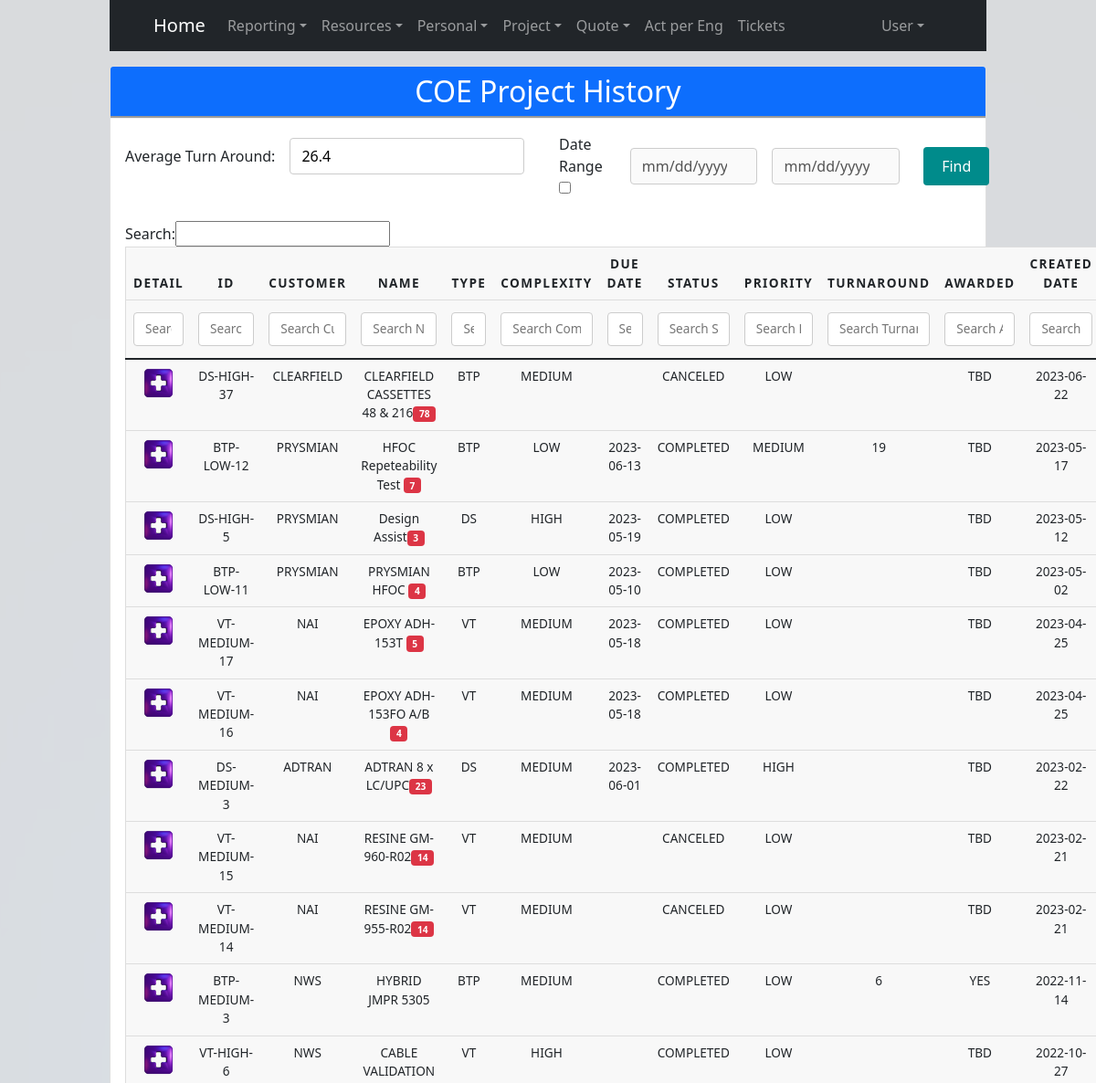
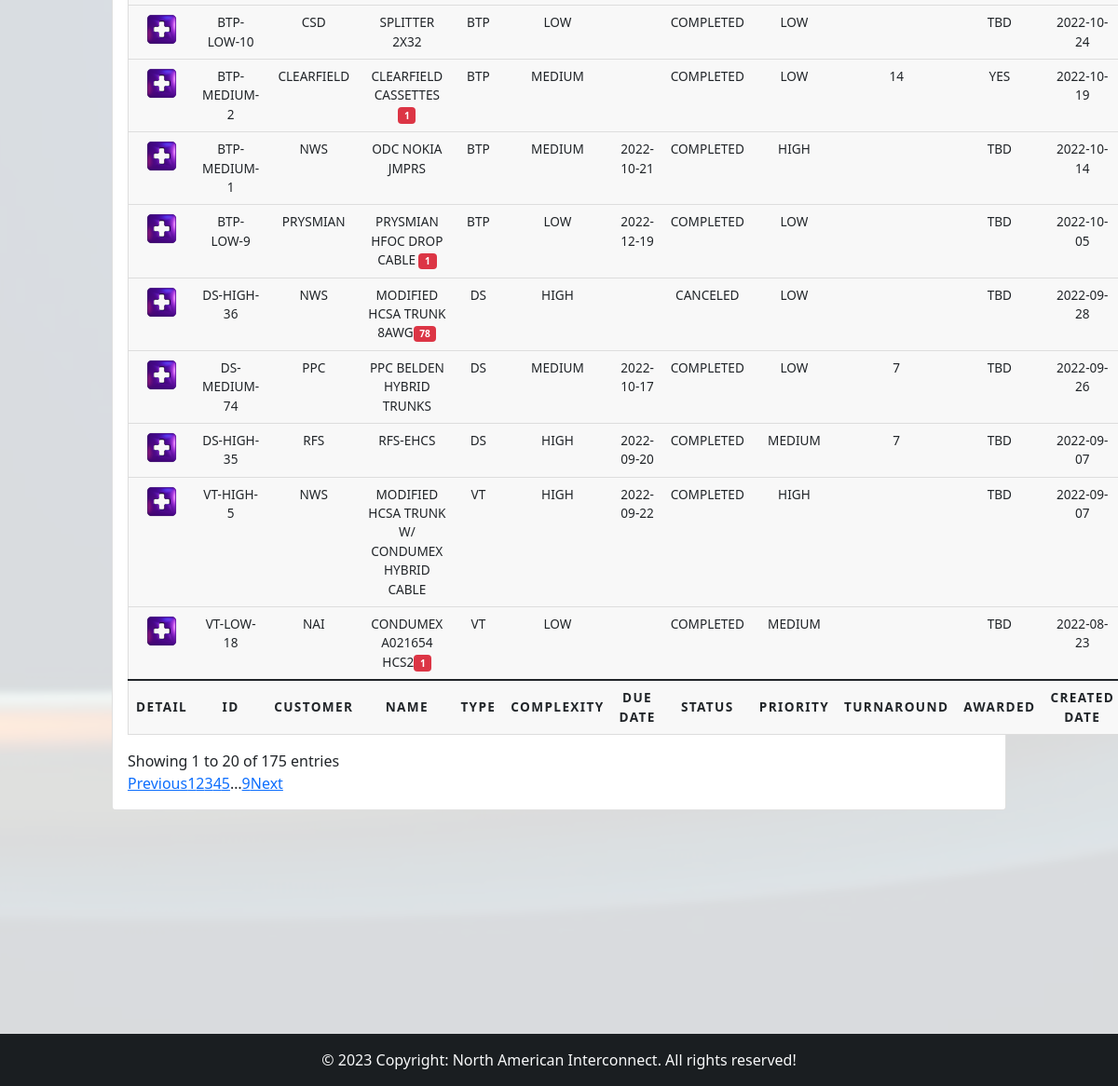
The app's page /pages/proyecto_history/proyecto_history_coe.php (signed in) with its own data (2 pictures, top to bottom).
### tables this page shows
CREATE TABLE `proyecto` (
  `idProyecto` int(11) NOT NULL,
  `projectID` varchar(30) NOT NULL,
  `idCliente` int(11) NOT NULL,
  `nombre` varchar(50) DEFAULT NULL,
  `descripcion` text DEFAULT NULL,
  `cobrarA` varchar(30) NOT NULL,
  `ventasPotenciales` decimal(10,2) DEFAULT NULL,
  `PO` varchar(30) DEFAULT NULL,
  `qtoNumber` varchar(30) DEFAULT NULL,
  `idCuenta` int(11) DEFAULT NULL,
  `tracking` varchar(30) DEFAULT NULL,
  `idRespDiseno` int(11) DEFAULT NULL,
  `idRespManu` int(11) DEFAULT NULL,
  `sobreCarga` decimal(10,3) DEFAULT NULL,
  `fechaReqCliente` datetime DEFAULT NULL,
  `fechaPromesa` datetime DEFAULT NULL,
  `fechaTentativa` datetime DEFAULT NULL,
  `fechaEmbarque` datetime DEFAULT NULL,
  `fechaInicio` datetime DEFAULT NULL,
  `fechaTermino` datetime DEFAULT NULL,
  `tiempoVida` decimal(10,0) DEFAULT NULL,
  `notas` text DEFAULT NULL,
  `currentStage` int(11) NOT NULL,
  `idStatus` int(11) NOT NULL,
  `idUsuario` int(11) NOT NULL,
  `appTrackID` varchar(30) DEFAULT NULL,
  `fechaCrea` datetime NOT NULL DEFAULT current_timestamp(),
  `longestMaterial` varchar(50) DEFAULT NULL,
  `longestETA` datetime DEFAULT NULL,
  `prioridad` tinyint(2) NOT NULL DEFAULT 0,
  `idTipoProyecto` int(11) NOT NULL,
  `overallComplet` decimal(10,3) NOT NULL DEFAULT 0.000,
  `idRepreVentas` int(11) DEFAULT NULL,
  `awarded` tinyint(1) DEFAULT NULL,
  `dateAwarded` datetime DEFAULT NULL,
  `consTA` tinyint(1) DEFAULT NULL,
  `idLiderProyecto` int(11) DEFAULT NULL,
  `idGerenteProyecto` int(11) DEFAULT NULL,
  `idCoordinadorProyecto` int(11) DEFAULT NULL,
  `idIngenieroQA` int(11) DEFAULT NULL,
  `isApplication` tinyint(1) DEFAULT 0,
  `idProyectoRequester` int(11) DEFAULT NULL
);

### pages/proyecto_history/proyecto_history_coe.php (the view, shortened to what this page needs)
<?php
    include "../../inc/conexion.php";
    include "../../inc/headerBoostrap.php";
    $stmt = '';
    if (isset($_SESSION["usuarioNombre"])) {
        if (!in_array(7, $_SESSION["permisos"]) && !in_array(8, $_SESSION["permisos"])) {
            $message = "Unauthorized User.";
            echo "<script>
            alert('$message');
            window.location.href='../../index.php';
            </script>";
            die();
        } else {
            $stmt = $dbh->prepare("SELECT idProyecto, projectID, cliente.nombreCliente, proyecto.nombre AS pnombre, proyecto.descripcion, isApplication,
                                  proyecto_categoria.categoria as tiponombre, complejidad.nombre AS cnombre, cobrarA, ventasPotenciales,
                                  PO, qtoNumber, tracking, sobreCarga, date(fechaReqCliente) AS fechaReqCliente, DATE(proyecto.fechaCrea) AS fechaCrea,
                                  date(fechaEmbarque) AS fechaEmbarque, proyecto.notas AS pnotas, status.nombre AS snombre, date(longestETA) AS longestETA, prioridad,
                                  5 * (DATEDIFF(proyecto.fechaEmbarque, proyecto.fechaInicio) DIV 7) + MID('0123444401233334012222340111123400012345001234550', 7 * WEEKDAY(proyecto.fechaInicio) + WEEKDAY(proyecto.fechaEmbarque) + 1, 1) AS turnAround,
                                  proyecto.awarded, (SELECT empleado.nombre FROM empleado WHERE empleado.idEmpleado = proyecto.idRepreVentas) AS salesRep,
                                  (SELECT IFNULL(COUNT(ap.idActividades_proyecto),0) AS total
                                   FROM proyecto AS p
                                   LEFT JOIN actividades_proyecto AS ap
                                   ON p.idProyecto = ap.idProyecto
                                   WHERE p.idProyecto = proyecto.idProyecto AND (ap.completado = 0 OR ap.completado = 3)
                                  ) AS pendAct
                                  FROM proyecto
                                  INNER JOIN cliente
                                  ON proyecto.idCliente = cliente.idCliente
                                  INNER JOIN tipoproyecto
                                  ON proyecto.idTipoProyecto = tipoproyecto.idTipoProyecto
                                  INNER JOIN proyecto_categoria
                                  ON tipoproyecto.idProyectoCategoria = proyecto_categoria.idProyectoCategoria
                                  INNER JOIN complejidad
                                  ON tipoproyecto.idComplejidad = complejidad.idComplejidad
                                  INNER JOIN status
                                  ON proyecto.idStatus = status.idStatus
                                  WHERE (proyecto.idStatus = 5 OR proyecto.idStatus = 7 OR proyecto.idStatus = 6) AND proyecto.isApplication <> 1
                                  ORDER BY proyecto.fechaCrea DESC");
            $stmtAVG = $dbh->prepare("SELECT AVG(5 * (DATEDIFF(proyecto.fechaEmbarque, proyecto.fechaInicio) DIV 7) + MID('0123444401233334012222340111123400012345001234550', 7 * WEEKDAY(proyecto.fechaInicio) + WEEKDAY(proyecto.fechaEmbarque) + 1, 1)) AS promedio
                                      FROM proyecto
                                      INNER JOIN status
                                      ON proyecto.idStatus = status.idStatus
                                      WHERE (proyecto.idStatus = 5 OR proyecto.idStatus = 7) AND proyecto.isApplication <> 1");
        }
        $stmtAVG->execute();
        $resultadoAVG = $stmtAVG->fetch();
    }
?>
<!DOCTYPE html>
    <div class="card mt-3 mb-3">
        <h2 class="card-header text-center bg-primary text-white">COE Project History</h2>
        <div class="card-body">
            <div class="row">
              <form class="" action="proyecto_history_coe.php" style="width: 100%;" method="post">
                <div class="row mb-4">
                  <div class="col-6">
                      <div class="row g-3 align-items-center">
                          <div class="col-auto">
                              <label class="" for="avg">Average Turn Around:</label>
                          </div>
                          <div class="col-auto">
                              <input class="" type="text" id="avg" name="country" value="<?php echo round($resultadoAVG->promedio, 1); ?>" readonly>
                          </div>
                      </div>
                  </div>
                  <div class="col-6">
                      <div class="row g-3 align-items-center">
                          <div class="col-2">
                              <label for="fechaRango">Date Range</label>
                              <input type="checkbox" name="fechaRango" id="fechaRango" value="0" onclick='handleClick(this);'>
                          </div>
                          <div class="col-4">
                              <input type="date" id="from" name="from" value="" min="2010-01-01" disabled>
                          </div>
                          <div class="col-4">
                              <input type="date" id="to" name="to" value="" min="2010-01-01" disabled>
                          </div>
                          <div class="col-2">
                              <input name="btnBuscarProyecto" class="btn-buscar" style="width: auto; margin-top: 0;" type="submit" value="Find">
                          </div>
                      </div>
                  </div>
                </div>
              </form>
            </div>
            <div class="col-12">
              <table id="projectHistoryTable" class="table">
                  <thead>
                      <tr>
                          <th>Detail</th>
                          <th>ID</th>
                          <th>Customer</th>
                          <th>Name</th>
                          <th>Type</th>
                          <th>Complexity</th>
                          <th>Due Date</th>
                          <th>Status</th>
                          <th>Priority</th>
                          <th>Turnaround</th>
                          <th>Awarded</th>
                          <th>Created Date</th>
                      </tr>
                      <tr>
                          <th>Detail</th>
                          <th>ID</th>
                          <th>Customer</th>
                          <th>Name</th>
                          <th>Type</th>
                          <th>Complexity</th>
                          <th>Due Date</th>
                          <th>Status</th>
                          <th>Priority</th>
                          <th>Turnaround</th>
                          <th>Awarded</th>
                          <th>Created Date</th>
                      </tr>
                  </thead>
                  <tfoot>
                      <tr>
                        <th>Detail</th>
                        <th>ID</th>
                        <th>Customer</th>
                        <th>Name</th>
                        <th>Type</th>
                        <th>Complexity</th>
                        <th>Due Date</th>
                        <th>Status</th>
                        <th>Priority</th>
                        <th>Turnaround</th>
                        <th>Awarded</th>
                        <th>Created Date</th>
                      </tr>
                  </tfoot>
                  <tbody>
                      <?php
                      $stmt->execute();
                      while ($resultado = $stmt->fetch()) {
                          echo "<tr>";
                          if ($resultado->isApplication == 0) {
                              echo "<td>
                                      <a href='../proyecto_detalle/proyecto_detalle_coe.php?id=" . $resultado->idProyecto . "&back=pages/proyecto_history/proyecto_history_coe'>
                                      <div class='icon-container'>
                                          <div class='plus-icon'></div>
                                      </div>
                                      </a>
                                    </td>";
                          }
                          echo "<td>". $resultado->projectID . "</td>";
                          echo "<td>". $resultado->nombreCliente . "</td>";
                          echo "<td>". $resultado->pnombre;
                              if ($resultado->pendAct > 0) {
                                  echo '<span class="badge bg-danger">'.$resultado->pendAct.'</span>';
                              }
                          echo "</td>";
                          echo "<td>". $resultado->tiponombre . "</td>";
                          echo "<td>". $resultado->cnombre . "</td>";
                          echo "<td>". $resultado->fechaReqCliente . "</td>";
                          switch ($resultado->snombre) {
                            default:
                                echo "<td>". $resultado->snombre . "</td>";
                                break;
                          }
                          switch ($resultado->prioridad) {
                              case 3:
                                  echo "<td>LOW</td>";
                                  break;
                              case 2:
                                  echo "<td>MEDIUM</td>";
                                  break;
                              case 1:
                                  echo "<td>HIGH</td>";
                                  break;
                          }
                          echo "<td>". $resultado->turnAround . "</td>";
                          switch ($resultado->awarded) {
                            case -1:
                              echo "<td>NO</td>";
                              break;
                            case 1:
                              echo "<td>YES</td>";
                              break;
                            default:
                              echo "<td>TBD</td>";
                              break;
                          }
                          echo "<td>". $resultado->fechaCrea . "</td>";
                          echo "</tr>";
                      }
                      ?>
                  </tbody>
              </table>
            </div>
        </div>
    </div>

### css/styleBoostrap.css (style rules this page uses)
* { margin: 0; padding: 0; }
html { height: 100%; }
body { background-image: url("/images/fiberBG.jpg"); background-color: rgba(255,255,255,0.85); background-blend-mode: lighten; background-position: center; background-size: cover; display: flex; flex-direction: column; height: 100%; margin: 0; margin-left: 10%; margin-right: 10%; height: auto; padding-bottom: 200px; }
.icon-container { width: auto; display: flex; justify-content: center; }
.icon-container div { height: 35px; width: 35px; }
form { margin-top: 20px; width: 25em; }
input[type=text], input[type=email], input[type=password], input[type=number], input[type=date], select { width: 100%; padding: 7px 12px; margin-top: 5px; margin-bottom: 5px; display: inline-block; border: 1px solid #ccc; border-radius: 4px; box-sizing: border-box; }
input[type=submit], input[type=button] { width: 100%; align-content: center; background-color: DarkCyan; color: white; padding: 9px 20px; margin-top: 20px; border: none; border-radius: 4px; cursor: pointer; }
.btn-buscar { width: auto; margin-left: 10px; margin-right: 26%; padding: auto; }
table { border: 1px solid #ccc; margin: 0; padding: 0; width: 100%; }
table tr { background-color: #f8f8f8; border: 1px solid #ddd; }
table th, table td { font-size: .85em; text-align: center; }
table th { padding: .600em; font-size: .85em; letter-spacing: .1em; text-transform: uppercase; }
.card-header { border-bottom: groove; }
footer { position: fixed; left: 0; bottom: 0; width: 100%; background-color: #efefef; text-align: center; }
.plus-icon { background-image: url('/images/icons/plus-icon.png'); background-size: cover; }

### records on screen
proyecto: isApplication 0 (drawn), projectID "DS-HIGH-37", nombreCliente "CLEARFIELD", nombre "CLEARFIELD CASSETTES 48 & 216", pendAct "78", tiponombre "BTP", cnombre "MEDIUM", snombre "CANCELED", prioridad "LOW", shows "TBD", fechaCrea "2023-06-22"
proyecto: isApplication 0 (drawn), projectID "BTP-LOW-12", nombreCliente "PRYSMIAN", nombre "HFOC Repeteability Test", pendAct "7", tiponombre "BTP", cnombre "LOW", fechaReqCliente "2023-06-13", snombre "COMPLETED", prioridad "MEDIUM", turnAround "19", shows "TBD", fechaCrea "2023-05-17"
proyecto: isApplication 0 (drawn), projectID "DS-HIGH-5", nombreCliente "PRYSMIAN", nombre "Design Assist", pendAct "3", tiponombre "DS", cnombre "HIGH", fechaReqCliente "2023-05-19", snombre "COMPLETED", prioridad "LOW", shows "TBD", fechaCrea "2023-05-12"
proyecto: isApplication 0 (drawn), projectID "BTP-LOW-11", nombreCliente "PRYSMIAN", nombre "PRYSMIAN HFOC", pendAct "4", tiponombre "BTP", cnombre "LOW", fechaReqCliente "2023-05-10", snombre "COMPLETED", prioridad "LOW", shows "TBD", fechaCrea "2023-05-02"
proyecto: isApplication 0 (drawn), projectID "VT-MEDIUM-17", nombreCliente "NAI", nombre "EPOXY ADH-153T", pendAct "5", tiponombre "VT", cnombre "MEDIUM", fechaReqCliente "2023-05-18", snombre "COMPLETED", prioridad "LOW", shows "TBD", fechaCrea "2023-04-25"
proyecto: isApplication 0 (drawn), projectID "VT-MEDIUM-16", nombreCliente "NAI", nombre "EPOXY ADH-153FO A/B", pendAct "4", tiponombre "VT", cnombre "MEDIUM", fechaReqCliente "2023-05-18", snombre "COMPLETED", prioridad "LOW", shows "TBD", fechaCrea "2023-04-25"
proyecto: isApplication 0 (drawn), projectID "DS-MEDIUM-3", nombreCliente "ADTRAN", nombre "ADTRAN 8 x LC/UPC", pendAct "23", tiponombre "DS", cnombre "MEDIUM", fechaReqCliente "2023-06-01", snombre "COMPLETED", prioridad "HIGH", shows "TBD", fechaCrea "2023-02-22"
proyecto: isApplication 0 (drawn), projectID "VT-MEDIUM-15", nombreCliente "NAI", nombre "RESINE GM-960-R02", pendAct "14", tiponombre "VT", cnombre "MEDIUM", snombre "CANCELED", prioridad "LOW", shows "TBD", fechaCrea "2023-02-21"
proyecto: isApplication 0 (drawn), projectID "VT-MEDIUM-14", nombreCliente "NAI", nombre "RESINE GM-955-R02", pendAct "14", tiponombre "VT", cnombre "MEDIUM", snombre "CANCELED", prioridad "LOW", shows "TBD", fechaCrea "2023-02-21"
proyecto: isApplication 0 (drawn), projectID "BTP-MEDIUM-3", nombreCliente "NWS", nombre "HYBRID JMPR 5305", tiponombre "BTP", cnombre "MEDIUM", snombre "COMPLETED", prioridad "LOW", turnAround "6", awarded "YES", fechaCrea "2022-11-14"
proyecto: isApplication 0 (drawn), projectID "VT-HIGH-6", nombreCliente "NWS", nombre "CABLE VALIDATION", tiponombre "VT", cnombre "HIGH", snombre "COMPLETED", prioridad "LOW", shows "TBD", fechaCrea "2022-10-27"
proyecto: isApplication 0 (drawn), projectID "BTP-LOW-10", nombreCliente "CSD", nombre "SPLITTER 2X32", tiponombre "BTP", cnombre "LOW", snombre "COMPLETED", prioridad "LOW", shows "TBD", fechaCrea "2022-10-24"
proyecto: isApplication 0 (drawn), projectID "BTP-MEDIUM-2", nombreCliente "CLEARFIELD", nombre "CLEARFIELD CASSETTES", pendAct "1", tiponombre "BTP", cnombre "MEDIUM", snombre "COMPLETED", prioridad "LOW", turnAround "14", awarded "YES", fechaCrea "2022-10-19"
proyecto: isApplication 0 (drawn), projectID "BTP-MEDIUM-1", nombreCliente "NWS", nombre "ODC NOKIA JMPRS", tiponombre "BTP", cnombre "MEDIUM", fechaReqCliente "2022-10-21", snombre "COMPLETED", prioridad "HIGH", shows "TBD", fechaCrea "2022-10-14"
proyecto: isApplication 0 (drawn), projectID "BTP-LOW-9", nombreCliente "PRYSMIAN", nombre "PRYSMIAN HFOC DROP CABLE", pendAct "1", tiponombre "BTP", cnombre "LOW", fechaReqCliente "2022-12-19", snombre "COMPLETED", prioridad "LOW", shows "TBD", fechaCrea "2022-10-05"
proyecto: isApplication 0 (drawn), projectID "DS-HIGH-36", nombreCliente "NWS", nombre "MODIFIED HCSA TRUNK 8AWG", pendAct "78", tiponombre "DS", cnombre "HIGH", snombre "CANCELED", prioridad "LOW", shows "TBD", fechaCrea "2022-09-28"
proyecto: isApplication 0 (drawn), projectID "DS-MEDIUM-74", nombreCliente "PPC", nombre "PPC BELDEN HYBRID TRUNKS", tiponombre "DS", cnombre "MEDIUM", fechaReqCliente "2022-10-17", snombre "COMPLETED", prioridad "LOW", turnAround "7", shows "TBD", fechaCrea "2022-09-26"
proyecto: isApplication 0 (drawn), projectID "DS-HIGH-35", nombreCliente "RFS", nombre "RFS-EHCS", tiponombre "DS", cnombre "HIGH", fechaReqCliente "2022-09-20", snombre "COMPLETED", prioridad "MEDIUM", turnAround "7", shows "TBD", fechaCrea "2022-09-07"
proyecto: isApplication 0 (drawn), projectID "VT-HIGH-5", nombreCliente "NWS", nombre "MODIFIED HCSA TRUNK W/ CONDUMEX HYBRID CABLE", tiponombre "VT", cnombre "HIGH", fechaReqCliente "2022-09-22", snombre "COMPLETED", prioridad "HIGH", shows "TBD", fechaCrea "2022-09-07"
proyecto: isApplication 0 (drawn), projectID "VT-LOW-18", nombreCliente "NAI", nombre "CONDUMEX A021654 HCS2", pendAct "1", tiponombre "VT", cnombre "LOW", snombre "COMPLETED", prioridad "MEDIUM", shows "TBD", fechaCrea "2022-08-23"
